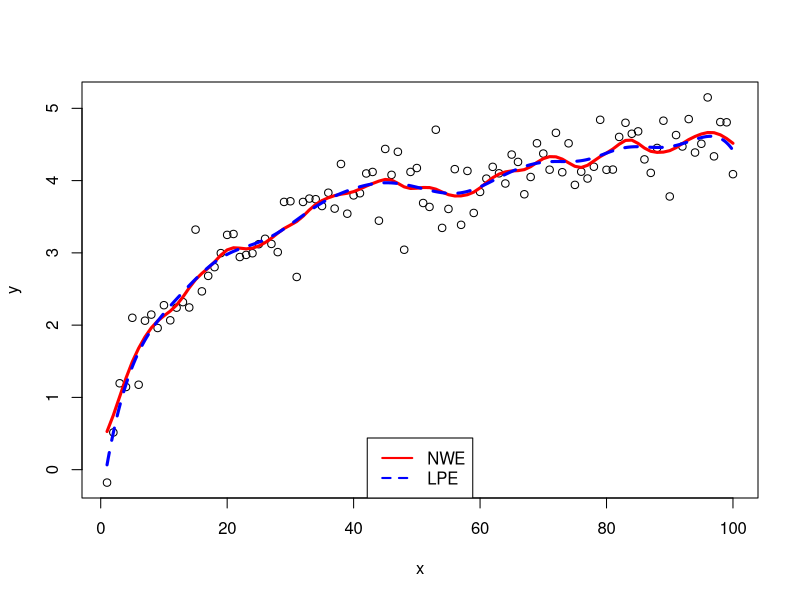
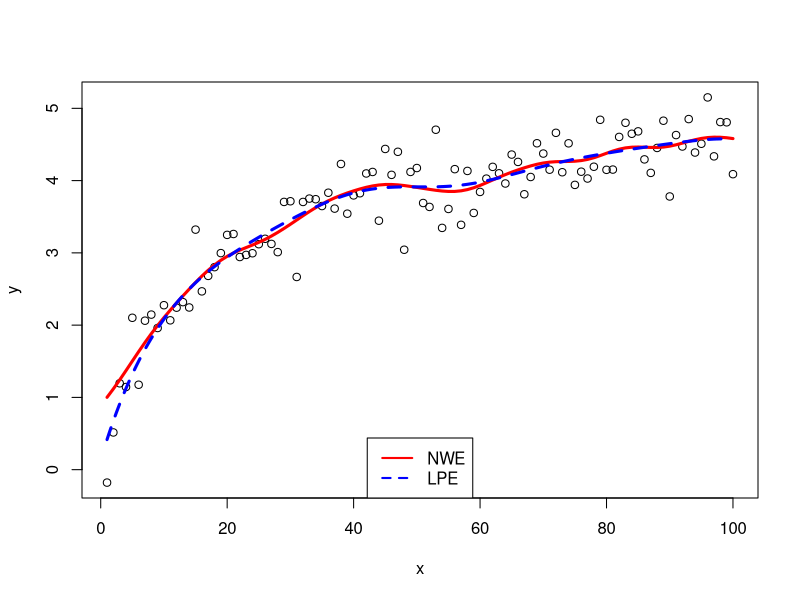
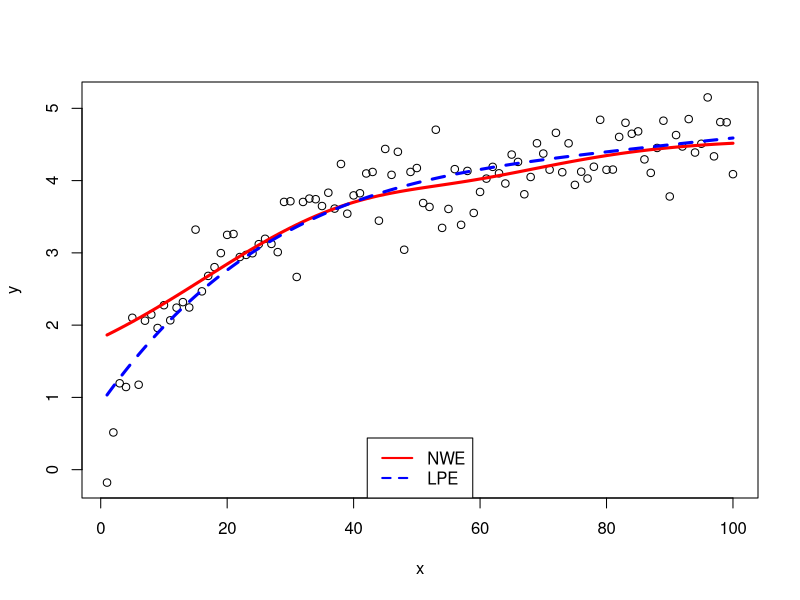

These figures' R source, in order:
rm(list=ls())

n=100
x = seq(1,n)
sim = 1
	set.seed(sim*10^6)
	e = rnorm(n,0,0.3)
	y = log(x)+e
	snr = var(log(x))/var(e)

library(KernSmooth)	

## bandwidth 5
plot(x,y)
	lines(ksmooth(x, y, kernel="normal", bandwidth=5, 
		range.x=range(x), x.points=x),col = "red", lwd=3, lty=1)
	lines(locpoly(x, y, degree=2, kernel="normal", 
		bandwidth=5, range.x=range(x)), col = "blue", lwd=3, lty=2)
	legend("bottom", c("NWE", "LPE"),ncol=1, col=c("red","blue"), 
		lwd=c(2,2), lty=c(1,2))

## bandwidth 10
plot(x,y)
	lines(ksmooth(x, y, kernel="normal", bandwidth=10, 
		range.x=range(x), x.points=x),col = "red", lwd=3, lty=1)
	lines(locpoly(x, y, degree=2, kernel="normal", 
		bandwidth=10, range.x=range(x)), col = "blue", lwd=3, lty=2)
	legend("bottom", c("NWE", "LPE"),ncol=1, col=c("red","blue"), 
		lwd=c(2,2), lty=c(1,2))
		
## bandwidth 30
library(KernSmooth)	
plot(x,y)
	lines(ksmooth(x, y, kernel="normal", bandwidth=30, 
		range.x=range(x), x.points=x),col = "red", lwd=3, lty=1)
	lines(locpoly(x, y, degree=2, kernel="normal", 
		bandwidth=30, range.x=range(x)), col = "blue", lwd=3, lty=2)
	legend("bottom", c("NWE", "LPE"),ncol=1, col=c("red","blue"), 
		lwd=c(2,2), lty=c(1,2))


	